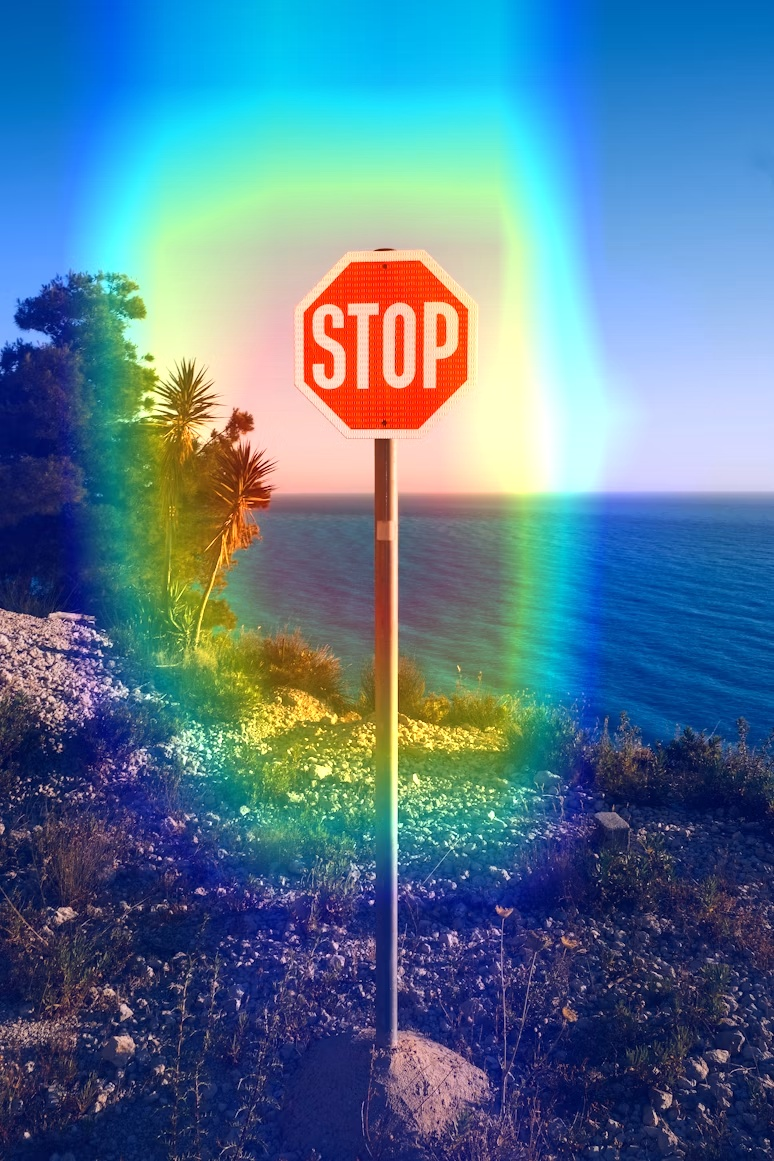
#> input picture Image_Classification/heatmap.jpg, 774 x 1161 px
$ python new_filter.py
#> lines starting #> are read from the running program, lines starting #| are printed output that depends on the picture
#> the answer given: heatmap.jpg
from PIL import Image, ImageFilter, ImageEnhance
import matplotlib.pyplot as plt
import os

def apply_artistic_sketch_filter(image_path, output_path="sketch_image.png"):
#> called with image_path = 'heatmap.jpg', output_path = 'heatmap_sketch.jpg'
    try:
        # 1. Open original image
        img = Image.open(image_path)
#> img is the input picture: PIL image 774x1161 RGB; mean R, G, B 86.7, 121, 144.7

        # 2. Convert to Grayscale (Black & White)
        bw_img = img.convert("L")
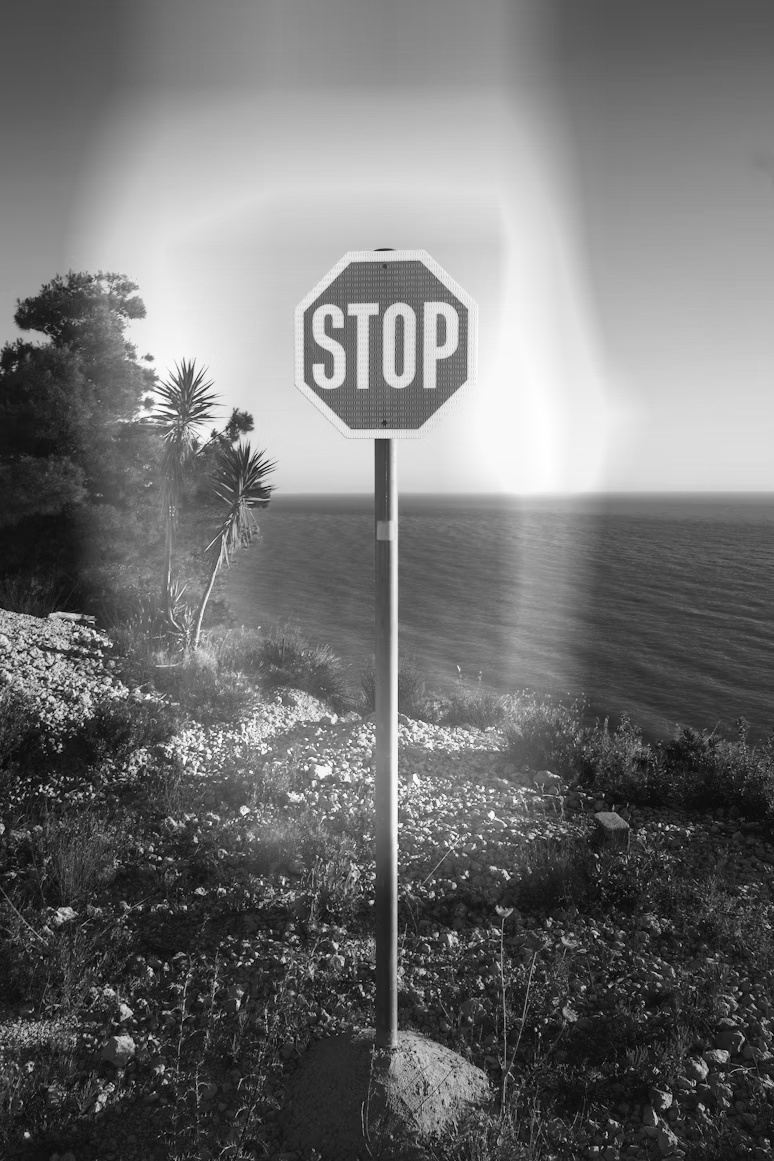
#> bw_img: PIL image 774x1161 L; min 4, max 255, mean 113.5

        # 3. Find the sharp edges in the image
        edges = bw_img.filter(ImageFilter.FIND_EDGES)
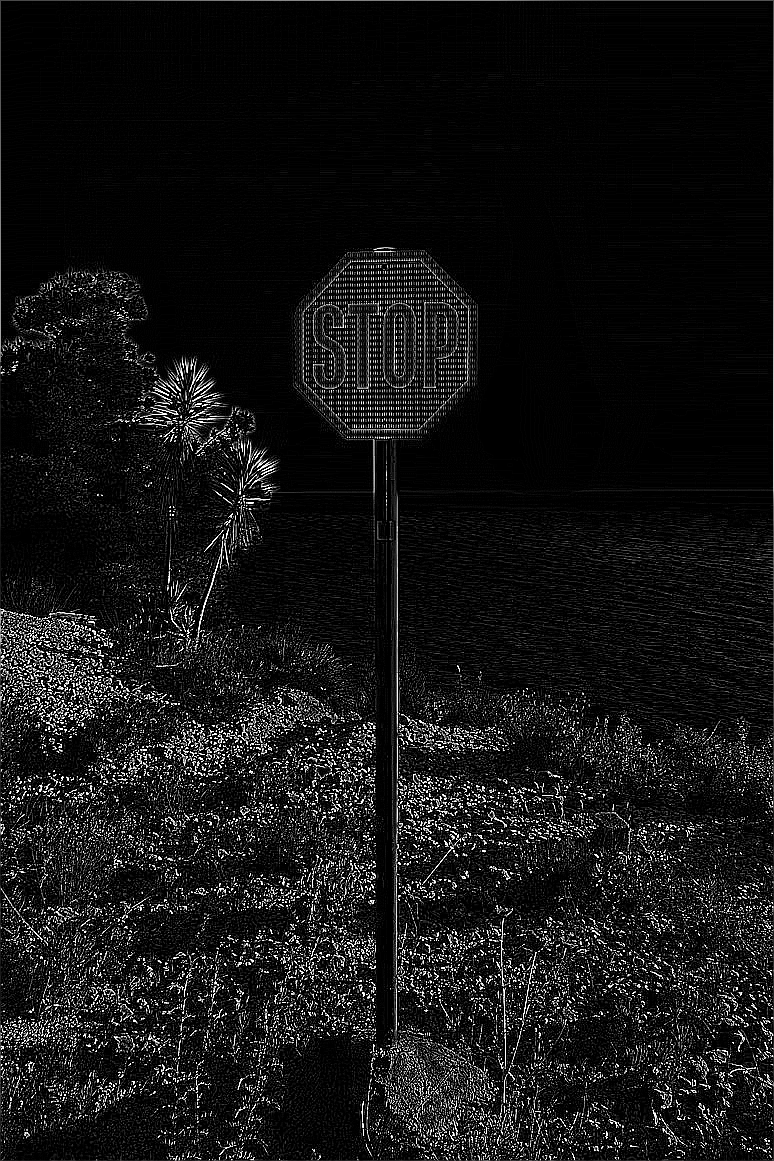
#> edges: PIL image 774x1161 L; min 0, max 255, mean 21.2

        # 4. Invert the colors so it's a dark sketch on a light background
        # (Using a clean pixel map trick to flip 0-255 values)
        inverted_edges = edges.point(lambda x: 255 - x)
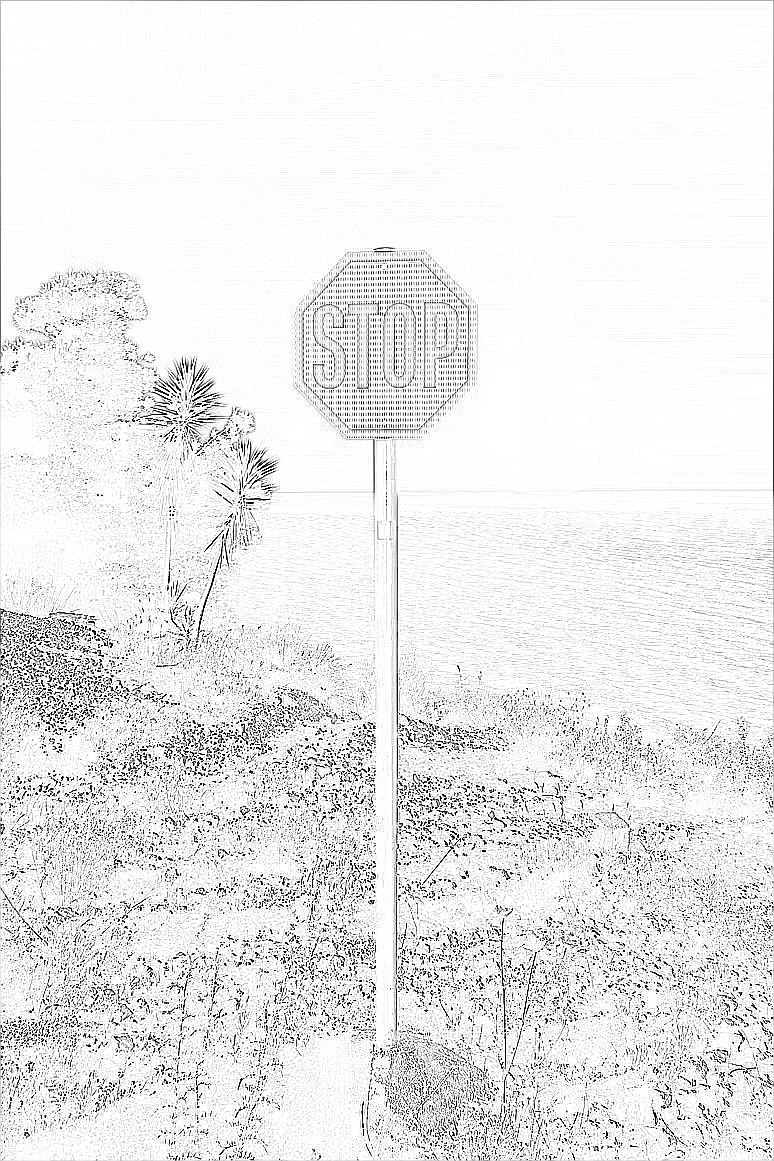
#> inverted_edges: PIL image 774x1161 L; min 0, max 255, mean 233.8

        # 5. Jack up the contrast to make the lines look like dark pencil strokes
        enhancer = ImageEnhance.Contrast(inverted_edges)
        final_sketch = enhancer.enhance(2.5)  # Multiplies contrast by 2.5
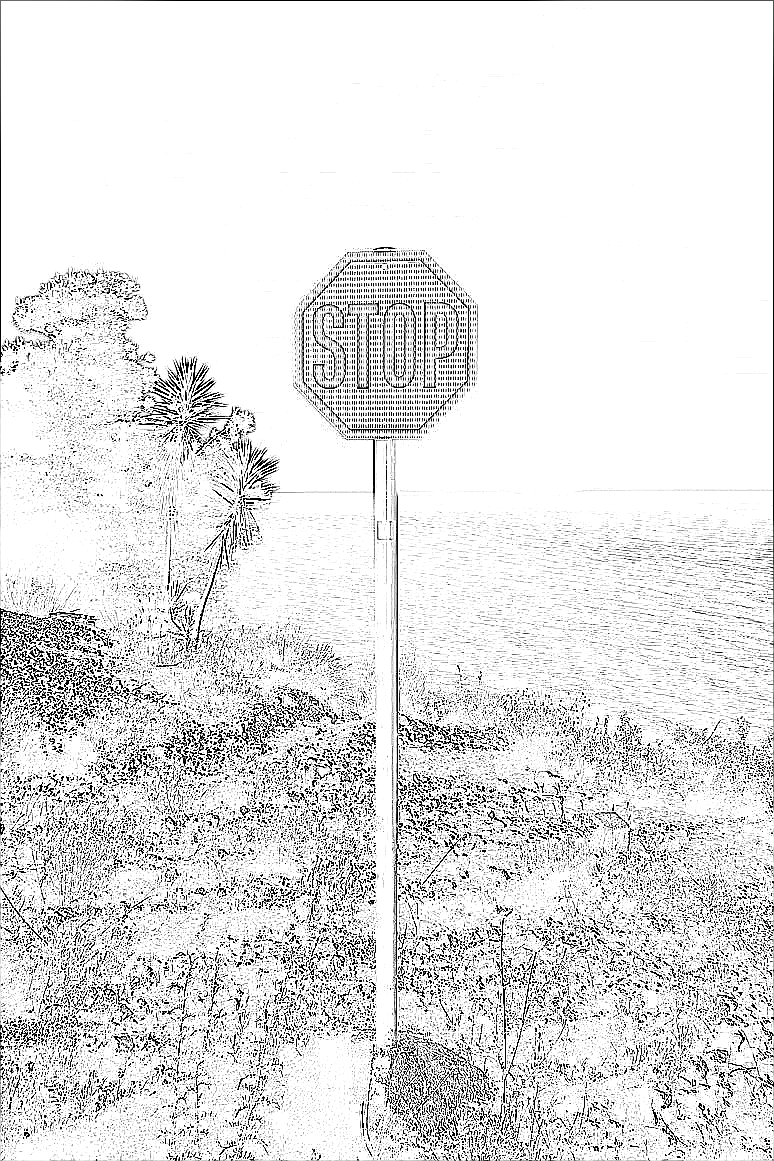
#> final_sketch: PIL image 774x1161 L; min 0, max 255, mean 225.2

        # Save using matplotlib without borders
        plt.imshow(final_sketch, cmap='gray')
        plt.axis('off')
        plt.savefig(output_path, bbox_inches='tight', pad_inches=0)
        plt.close()

        print(f"Artistic sketch image saved successfully as '{output_path}'")

    except Exception as e:
        print(f"Error processing image: {e}")

if __name__ == "__main__":
    print("Artistic Sketch Filter Processor (type 'exit' to quit)\n")
    while True:
#> (the run stopped early here; a loop or call above may not have finished)
